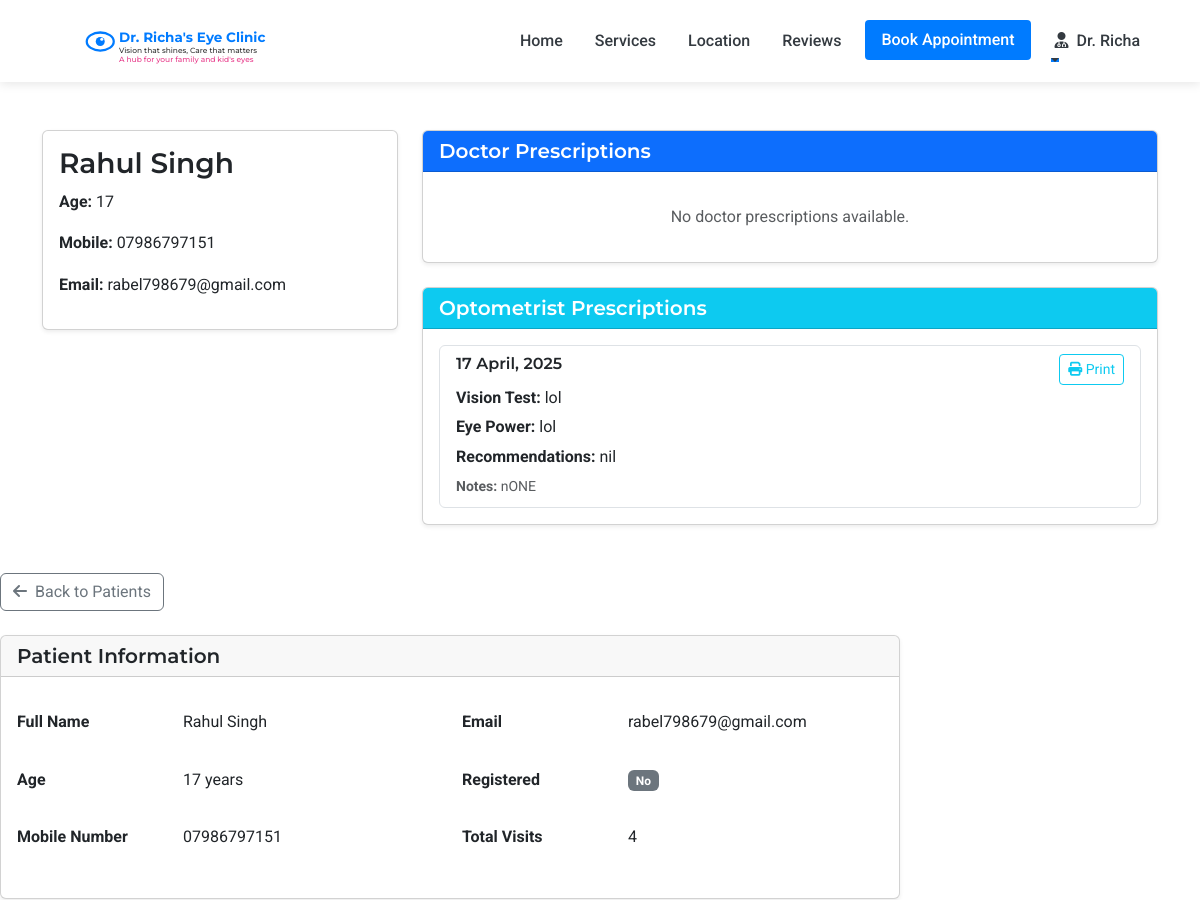
Before: /admin/patient/1 (signed in, upper part) with the older database file.
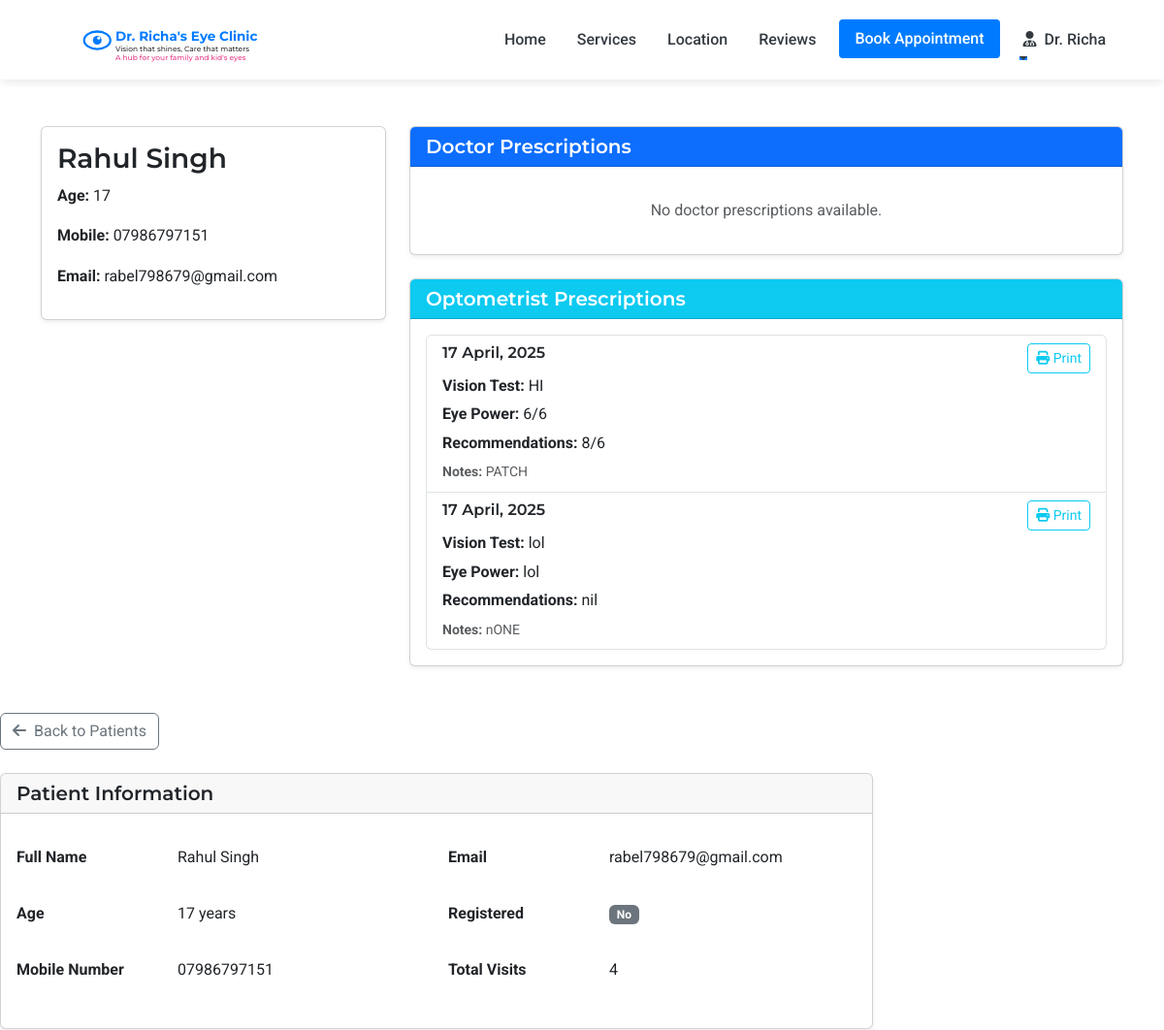
After: the same page with the newer database file.
### models.py (models this page shows, shortened)
class Patient(UserMixin, db.Model):
    id = db.Column(db.Integer, primary_key=True)
    full_name = db.Column(db.String(100), nullable=False)
    mobile_number = db.Column(db.String(15), nullable=False)
    email = db.Column(db.String(100), nullable=True)
    age = db.Column(db.Integer, nullable=False)
    password_hash = db.Column(db.String(256), nullable=True)
    is_registered = db.Column(db.Boolean, default=False)
    created_at = db.Column(db.DateTime, nullable=False, default=datetime.utcnow)
    appointments = db.relationship('Appointment', backref='patient', lazy=True)
    doctor_prescriptions = db.relationship('DoctorPrescription', backref='patient', lazy=True)
    optometrist_prescriptions = db.relationship('OptometristPrescription', backref='patient', lazy=True)

class OptometristPrescription(db.Model):
    id = db.Column(db.Integer, primary_key=True)
    patient_id = db.Column(db.Integer, db.ForeignKey('patient.id'), nullable=False)
    assistant_id = db.Column(db.Integer, db.ForeignKey('assistant.id'), nullable=False)
    prescription_date = db.Column(db.DateTime, default=datetime.utcnow)
    vision_test = db.Column(db.Text, nullable=True)
    eye_power = db.Column(db.Text, nullable=True)
    recommendations = db.Column(db.Text, nullable=True)
    notes = db.Column(db.Text, nullable=True)
    created_at = db.Column(db.DateTime, default=datetime.utcnow)

### routes.py (the view)
@app.route('/admin/patient/<int:patient_id>')
@login_required
def admin_patient_view(patient_id):
    if not (isinstance(current_user, Admin) or isinstance(current_user, Assistant) or isinstance(current_user, Doctor)):
        flash('Access denied. Staff privileges required.', 'danger')
        return redirect(url_for('index'))
    patient = Patient.query.get_or_404(patient_id)
    appointments = Appointment.query.filter_by(patient_id=patient_id).order_by(desc(Appointment.appointment_date)).all()
    return render_template('admin/patient_view.html', patient=patient, appointments=appointments)

### app.py (called while the page is built)
@login_manager.user_loader
def load_user(user_id):
    from models import Doctor, Assistant, Admin, Patient
    try:
        if user_id.startswith('doctor_'):
            return Doctor.query.get(int(user_id.split('_')[1]))
        elif user_id.startswith('assistant_'):
            return Assistant.query.get(int(user_id.split('_')[1]))
        elif user_id.startswith('admin_'):
            return Admin.query.get(int(user_id.split('_')[1]))
        else:
            return Patient.query.get(int(user_id))
    except (ValueError, AttributeError):
        return None

### routes.py (called while the page is built)
@app.context_processor
def inject_now():
    return {'now': datetime.now()}

### templates/admin/patient_view.html (shortened to what this page needs)
{% extends 'layout.html' %}
{% block content %}
<div class="container py-5">
    <div class="row">
        <div class="col-md-4 mb-4">
            <div class="card shadow-sm">
                <div class="card-body">
                    <h3>{{ patient.full_name }}</h3>
                    <p><strong>Age:</strong> {{ patient.age }}</p>
                    <p><strong>Mobile:</strong> {{ patient.mobile_number }}</p>
                    <p><strong>Email:</strong> {{ patient.email }}</p>
                </div>
            </div>
        </div>
        <div class="col-md-8">
            <div class="card shadow-sm mb-4">
                <div class="card-header bg-primary text-white">
                    <h5 class="mb-0">Doctor Prescriptions</h5>
                </div>
                <div class="card-body">
                    {% if patient.doctor_prescriptions %}
                        <div class="list-group">
                            {% for prescription in patient.doctor_prescriptions|sort(attribute='prescription_date', reverse=true) %}
                            <div class="list-group-item">
                                <div class="d-flex w-100 justify-content-between">
                                    <h6 class="mb-1">{{ prescription.prescription_date.strftime('%d %B, %Y') }}</h6>
                                    <a href="{{ url_for('print_prescription', type='doctor', prescription_id=prescription.id) }}"
                                       class="btn btn-sm btn-outline-primary" target="_blank">
                                        <i class="fas fa-print"></i> Print
                                    </a>
                                </div>
                                <p class="mb-1"><strong>Diagnosis:</strong> {{ prescription.diagnosis }}</p>
                                <p class="mb-1"><strong>Medications:</strong> {{ prescription.medications }}</p>
                                <p class="mb-1"><strong>Instructions:</strong> {{ prescription.instructions }}</p>
                                <small class="text-muted"><strong>Follow-up:</strong> {{ prescription.follow_up }}</small>
                            </div>
                            {% endfor %}
                        </div>
                    {% else %}
                        <p class="text-muted text-center my-3">No doctor prescriptions available.</p>
                    {% endif %}
                </div>
            </div>
            <div class="card shadow-sm">
                <div class="card-header bg-info text-white">
                    <h5 class="mb-0">Optometrist Prescriptions</h5>
                </div>
                <div class="card-body">
                    {% if patient.optometrist_prescriptions %}
                        <div class="list-group">
                            {% for prescription in patient.optometrist_prescriptions|sort(attribute='prescription_date', reverse=true) %}
                            <div class="list-group-item">
                                <div class="d-flex w-100 justify-content-between">
                                    <h6 class="mb-1">{{ prescription.prescription_date.strftime('%d %B, %Y') }}</h6>
                                    <a href="{{ url_for('print_prescription', type='optometrist', prescription_id=prescription.id) }}"
                                       class="btn btn-sm btn-outline-info" target="_blank">
                                        <i class="fas fa-print"></i> Print
                                    </a>
                                </div>
                                <p class="mb-1"><strong>Vision Test:</strong> {{ prescription.vision_test }}</p>
                                <p class="mb-1"><strong>Eye Power:</strong> {{ prescription.eye_power }}</p>
                                <p class="mb-1"><strong>Recommendations:</strong> {{ prescription.recommendations }}</p>
                                <small class="text-muted"><strong>Notes:</strong> {{ prescription.notes }}</small>
                            </div>
                            {% endfor %}
                        </div>
                    {% else %}
                        <p class="text-muted text-center my-3">No optometrist prescriptions available.</p>
                    {% endif %}
                </div>
            </div>
        </div>
    </div>
</div>
<div class="col-lg-9">
                <div class="d-flex justify-content-between align-items-center mb-4">
                    <a href="{{ url_for('admin_patients') }}" class="btn btn-outline-secondary">
                        <i class="fas fa-arrow-left me-1"></i> Back to Patients
                    </a>
                </div>
                <div class="card shadow-sm mb-4">
                    <div class="card-header">
                        <h5 class="mb-0">Patient Information</h5>
                    </div>
                    <div class="card-body">
                        <div class="row">
                            <div class="col-md-6">
                                <table class="table table-borderless">
                                    <tr>
                                        <th class="ps-0" style="width: 150px;">Full Name</th>
                                        <td>{{ patient.full_name }}</td>
                                    </tr>
                                    <tr>
                                        <th class="ps-0">Age</th>
                                        <td>{{ patient.age }} years</td>
                                    </tr>
                                    <tr>
                                        <th class="ps-0">Mobile Number</th>
                                        <td>{{ patient.mobile_number }}</td>
                                    </tr>
                                </table>
                            </div>
                            <div class="col-md-6">
                                <table class="table table-borderless">
                                    <tr>
                                        <th class="ps-0" style="width: 150px;">Email</th>
                                        <td>{{ patient.email or 'Not provided' }}</td>
                                    </tr>
                                    <tr>
                                        <th class="ps-0">Registered</th>
                                        <td>
                                            {% if patient.is_registered %}
                                                <span class="badge bg-success">Yes</span>
                                            {% else %}
                                                <span class="badge bg-secondary">No</span>
                                            {% endif %}
                                        </td>
                                    </tr>
                                    <tr>
                                        <th class="ps-0">Total Visits</th>
                                        <td>{{ patient.appointments|length }}</td>
                                    </tr>
                                </table>
                            </div>
                        </div>
                    </div>
                </div>
                        {% set has_records = false %}
                        {% for appointment in patient.appointments %}
                            {% if appointment.medical_record %}
                                {% set has_records = true %}
                            {% endif %}
                        {% endfor %}
            </div>
{% endblock %}

### templates/layout.html (shortened to what this page needs)
<!DOCTYPE html>
<html lang="en">
<head>
    <link href="https://cdn.jsdelivr.net/npm/bootstrap@5.3.0-alpha1/dist/css/bootstrap.min.css" rel="stylesheet">
    <link rel="stylesheet" href="https://cdn.jsdelivr.net/npm/flatpickr/dist/flatpickr.min.css">
    <link rel="stylesheet" href="https://cdnjs.cloudflare.com/ajax/libs/font-awesome/6.1.1/css/all.min.css">
    <link rel="stylesheet" href="{{ url_for('static', filename='css/style.css') }}">
</head>
<body>
    <nav class="navbar navbar-expand-lg sticky-top">
        <div class="container">
            <a class="navbar-brand" href="{{ url_for('index') }}" id="clinic-logo">
                <div id="interactive-logo-container" style="height: 60px;"></div>
            </a>
            <div class="collapse navbar-collapse" id="navbarNav">
                <ul class="navbar-nav ms-auto">
                    <li class="nav-item">
                        <a class="nav-link {% if request.path == url_for('index') %}active{% endif %}" href="{{ url_for('index') }}">Home</a>
                    </li>
                    <li class="nav-item">
                        <a class="nav-link {% if request.path == url_for('services') %}active{% endif %}" href="{{ url_for('services') }}">Services</a>
                    </li>
                    <li class="nav-item">
                        <a class="nav-link {% if request.path == url_for('location') %}active{% endif %}" href="{{ url_for('location') }}">Location</a>
                    </li>
                    <li class="nav-item">
                        <a class="nav-link {% if request.path == url_for('reviews') %}active{% endif %}" href="{{ url_for('reviews') }}">Reviews</a>
                    </li>
                    <li class="nav-item">
                        <a class="nav-link btn btn-primary text-white px-3 ms-lg-2" href="{{ url_for('appointment') }}">Book Appointment</a>
                    </li>
                    {% if current_user.is_authenticated %}
                        {% if current_user.__class__.__name__ == 'Patient' %}
                            <li class="nav-item dropdown">
                                <a class="nav-link dropdown-toggle" href="#" id="navbarDropdown" role="button" data-bs-toggle="dropdown" aria-expanded="false">
                                    <i class="fas fa-user me-1"></i> {{ current_user.full_name }}
                                </a>
                                <ul class="dropdown-menu dropdown-menu-end" aria-labelledby="navbarDropdown">
                                    <li><a class="dropdown-item" href="{{ url_for('patient_dashboard') }}">Dashboard</a></li>
                                    <li><a class="dropdown-item" href="{{ url_for('patient_appointments') }}">My Appointments</a></li>
                                    <li><a class="dropdown-item" href="{{ url_for('patient_medical_records') }}">Medical Records</a></li>
                                    <li><hr class="dropdown-divider"></li>
                                    <li><a class="dropdown-item" href="{{ url_for('patient_logout') }}">Logout</a></li>
                                </ul>
                            </li>
                        {% else %}
                            <li class="nav-item dropdown">
                                <a class="nav-link dropdown-toggle" href="#" id="navbarDropdown" role="button" data-bs-toggle="dropdown" aria-expanded="false">
                                    <i class="fas fa-user-md me-1"></i> Dr. Richa
                                </a>
                            </li>
                        {% endif %}
                    {% endif %}
                </ul>
            </div>
        </div>
    </nav>
    <main>
        {% block content %}{% endblock %}
    </main>
</body>
</html>

### static/css/style.css (style rules this page uses)
:root { --primary-color: #007bff; --secondary-color: #6c757d; --accent-color: #17a2b8; --light-color: #f8f9fa; --dark-color: #343a40; --success-color: #28a745; --warning-color: #ffc107; --danger-color: #dc3545; --white: #ffffff; --light-blue: #e6f2ff; --transition: all 0.3s ease; --bg-color: #ffffff; --text-color: #343a40; --card-bg: #ffffff; --border-color: #dee2e6; --footer-bg: #343a40; --footer-text: #ffffff; --hero-overlay: rgba(0, 123, 255, 0.85); }
body { font-family: 'Roboto', sans-serif; color: var(--text-color, var(--dark-color)); line-height: 1.6; background-color: var(--bg-color, var(--white)); transition: background-color 0.3s ease, color 0.3s ease; }
h1, h2, h3, h4, h5, h6 { font-family: 'Montserrat', sans-serif; font-weight: 600; }
.navbar { box-shadow: 0 2px 4px rgba(0, 0, 0, 0.1); padding: 1rem 2rem; background-color: var(--card-bg, var(--white)); transition: background-color 0.3s ease; }
.navbar-brand { font-weight: 700; color: var(--primary-color); font-size: 1.5rem; }
#interactive-logo-container { width: 300px; height: 40px !important; cursor: pointer; display: flex; align-items: center; justify-content: flex-start; transition: var(--transition); margin-right: 20px; }
.navbar { transition: transform 0.4s ease-in-out; box-shadow: 0 2px 10px rgba(0, 0, 0, 0.1); }
.nav-link { color: var(--dark-color); font-weight: 500; margin: 0 0.5rem; position: relative; transition: var(--transition); }
.nav-link::after { content: ''; position: absolute; width: 0; height:1.5px; bottom: 0; left: 0; background-color: var(--primary-color); transition: var(--transition); }
.table td, .table th { padding: 1rem; vertical-align: middle; }
.btn-primary { background-color: var(--primary-color); border-color: var(--primary-color); padding: 0.5rem 2rem; font-weight: 500; border-radius: 4px; transition: var(--transition); }

Changed rows visible on the page:
added OptometristPrescription: prescription_date "17 April, 2025", vision_test "HI", eye_power "6/6", recommendations "8/6", notes "PATCH"
